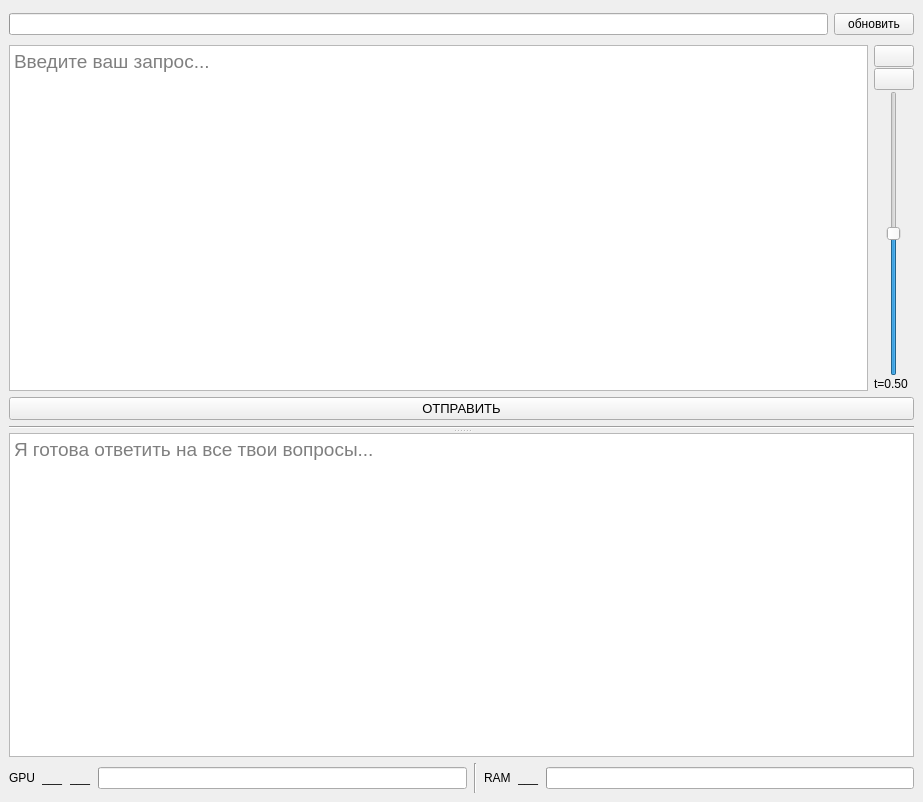
<?xml version="1.0" encoding="UTF-8"?>
<ui version="4.0">
 <class>GPT</class>
 <widget class="QMainWindow" name="GPT">
  <property name="geometry">
   <rect>
    <x>0</x>
    <y>0</y>
    <width>923</width>
    <height>802</height>
   </rect>
  </property>
  <property name="windowTitle">
   <string>GPT</string>
  </property>
  <widget class="QWidget" name="centralwidget">
   <layout class="QVBoxLayout" name="verticalLayout_2">
    <item>
     <widget class="QSplitter" name="splitter">
      <property name="autoFillBackground">
       <bool>false</bool>
      </property>
      <property name="orientation">
       <enum>Qt::Vertical</enum>
      </property>
      <property name="childrenCollapsible">
       <bool>true</bool>
      </property>
      <widget class="QWidget" name="widget_5" native="true">
       <property name="sizePolicy">
        <sizepolicy hsizetype="Preferred" vsizetype="Preferred">
         <horstretch>0</horstretch>
         <verstretch>0</verstretch>
        </sizepolicy>
       </property>
       <layout class="QGridLayout" name="gridLayout_3">
        <item row="3" column="0" colspan="2">
         <widget class="QPushButton" name="btnSend">
          <property name="font">
           <font>
            <pointsize>10</pointsize>
           </font>
          </property>
          <property name="text">
           <string>ОТПРАВИТЬ</string>
          </property>
         </widget>
        </item>
        <item row="1" column="0">
         <widget class="QTextEdit" name="inputPrompt">
          <property name="enabled">
           <bool>true</bool>
          </property>
          <property name="font">
           <font>
            <family>Ubuntu</family>
            <pointsize>14</pointsize>
           </font>
          </property>
          <property name="html">
           <string>&lt;!DOCTYPE HTML PUBLIC &quot;-//W3C//DTD HTML 4.0//EN&quot; &quot;http://www.w3.org/TR/REC-html40/strict.dtd&quot;&gt;
&lt;html&gt;&lt;head&gt;&lt;meta name=&quot;qrichtext&quot; content=&quot;1&quot; /&gt;&lt;style type=&quot;text/css&quot;&gt;
p, li { white-space: pre-wrap; }
&lt;/style&gt;&lt;/head&gt;&lt;body style=&quot; font-family:'Ubuntu'; font-size:14pt; font-weight:400; font-style:normal;&quot;&gt;
&lt;p style=&quot;-qt-paragraph-type:empty; margin-top:0px; margin-bottom:0px; margin-left:0px; margin-right:0px; -qt-block-indent:0; text-indent:0px; font-family:'MS Shell Dlg 2'; font-size:7.8pt;&quot;&gt;&lt;br /&gt;&lt;/p&gt;&lt;/body&gt;&lt;/html&gt;</string>
          </property>
          <property name="placeholderText">
           <string>Введите ваш запрос...</string>
          </property>
         </widget>
        </item>
        <item row="0" column="0" colspan="2">
         <widget class="QWidget" name="widget" native="true">
          <property name="minimumSize">
           <size>
            <width>0</width>
            <height>30</height>
           </size>
          </property>
          <property name="maximumSize">
           <size>
            <width>16777215</width>
            <height>30</height>
           </size>
          </property>
          <layout class="QHBoxLayout" name="horizontalLayout">
           <property name="leftMargin">
            <number>0</number>
           </property>
           <property name="topMargin">
            <number>0</number>
           </property>
           <property name="rightMargin">
            <number>0</number>
           </property>
           <property name="bottomMargin">
            <number>0</number>
           </property>
           <item>
            <widget class="QProgressBar" name="loadingProgressBar">
             <property name="minimumSize">
              <size>
               <width>0</width>
               <height>20</height>
              </size>
             </property>
             <property name="maximum">
              <number>1000</number>
             </property>
             <property name="value">
              <number>0</number>
             </property>
             <property name="textVisible">
              <bool>false</bool>
             </property>
             <property name="invertedAppearance">
              <bool>false</bool>
             </property>
            </widget>
           </item>
           <item>
            <widget class="QPushButton" name="reloadBtn">
             <property name="text">
              <string>обновить</string>
             </property>
            </widget>
           </item>
          </layout>
         </widget>
        </item>
        <item row="1" column="1">
         <widget class="QWidget" name="widget_3" native="true">
          <layout class="QVBoxLayout" name="verticalLayout">
           <property name="spacing">
            <number>1</number>
           </property>
           <property name="leftMargin">
            <number>0</number>
           </property>
           <property name="topMargin">
            <number>0</number>
           </property>
           <property name="rightMargin">
            <number>0</number>
           </property>
           <property name="bottomMargin">
            <number>0</number>
           </property>
           <item>
            <widget class="QPushButton" name="btnPastPrompt">
             <property name="statusTip">
              <string/>
             </property>
             <property name="whatsThis">
              <string>Вставить</string>
             </property>
             <property name="inputMethodHints">
              <set>Qt::ImhNone</set>
             </property>
             <property name="text">
              <string/>
             </property>
             <property name="icon">
              <iconset>
               <normaloff>../images/paste.png</normaloff>../images/paste.png</iconset>
             </property>
             <property name="iconSize">
              <size>
               <width>30</width>
               <height>30</height>
              </size>
             </property>
            </widget>
           </item>
           <item>
            <widget class="QPushButton" name="btnCopyPrompt">
             <property name="text">
              <string/>
             </property>
             <property name="icon">
              <iconset>
               <normaloff>../images/copy.png</normaloff>../images/copy.png</iconset>
             </property>
             <property name="iconSize">
              <size>
               <width>30</width>
               <height>30</height>
              </size>
             </property>
            </widget>
           </item>
           <item alignment="Qt::AlignHCenter">
            <widget class="QSlider" name="sliderTemperatureModel">
             <property name="maximum">
              <number>100</number>
             </property>
             <property name="value">
              <number>50</number>
             </property>
             <property name="orientation">
              <enum>Qt::Vertical</enum>
             </property>
            </widget>
           </item>
           <item>
            <widget class="QLabel" name="textTemperatureModel">
             <property name="text">
              <string>t=0.50</string>
             </property>
            </widget>
           </item>
          </layout>
         </widget>
        </item>
        <item row="4" column="0" colspan="2">
         <widget class="Line" name="line_2">
          <property name="orientation">
           <enum>Qt::Horizontal</enum>
          </property>
         </widget>
        </item>
       </layout>
      </widget>
      <widget class="QWidget" name="widget_4" native="true">
       <layout class="QGridLayout" name="gridLayout_2">
        <item row="0" column="0">
         <widget class="QTextBrowser" name="textResult">
          <property name="font">
           <font>
            <pointsize>14</pointsize>
           </font>
          </property>
          <property name="placeholderText">
           <string>Я готова ответить на все твои вопросы...</string>
          </property>
         </widget>
        </item>
        <item row="1" column="0">
         <widget class="QWidget" name="widget_2" native="true">
          <property name="minimumSize">
           <size>
            <width>0</width>
            <height>30</height>
           </size>
          </property>
          <layout class="QHBoxLayout" name="horizontalLayout_2">
           <property name="spacing">
            <number>7</number>
           </property>
           <property name="leftMargin">
            <number>0</number>
           </property>
           <property name="topMargin">
            <number>0</number>
           </property>
           <property name="rightMargin">
            <number>0</number>
           </property>
           <property name="bottomMargin">
            <number>0</number>
           </property>
           <item>
            <widget class="QLabel" name="label">
             <property name="text">
              <string>GPU</string>
             </property>
            </widget>
           </item>
           <item>
            <widget class="QLabel" name="textGPU">
             <property name="text">
              <string>___</string>
             </property>
             <property name="scaledContents">
              <bool>true</bool>
             </property>
            </widget>
           </item>
           <item>
            <widget class="QLabel" name="textTemperatureGPU">
             <property name="text">
              <string>___</string>
             </property>
            </widget>
           </item>
           <item>
            <widget class="QProgressBar" name="GPUprogressBar">
             <property name="maximum">
              <number>1000</number>
             </property>
             <property name="value">
              <number>0</number>
             </property>
             <property name="textVisible">
              <bool>false</bool>
             </property>
            </widget>
           </item>
           <item>
            <widget class="Line" name="line">
             <property name="orientation">
              <enum>Qt::Vertical</enum>
             </property>
            </widget>
           </item>
           <item>
            <widget class="QLabel" name="label_2">
             <property name="text">
              <string>RAM</string>
             </property>
            </widget>
           </item>
           <item>
            <widget class="QLabel" name="textRAM">
             <property name="text">
              <string>___</string>
             </property>
             <property name="scaledContents">
              <bool>true</bool>
             </property>
            </widget>
           </item>
           <item>
            <widget class="QProgressBar" name="RAMprogressBar">
             <property name="maximum">
              <number>1000</number>
             </property>
             <property name="value">
              <number>0</number>
             </property>
             <property name="textVisible">
              <bool>false</bool>
             </property>
            </widget>
           </item>
          </layout>
         </widget>
        </item>
       </layout>
      </widget>
     </widget>
    </item>
   </layout>
  </widget>
  <widget class="QMenuBar" name="menubar">
   <property name="geometry">
    <rect>
     <x>0</x>
     <y>0</y>
     <width>923</width>
     <height>26</height>
    </rect>
   </property>
  </widget>
 </widget>
 <resources/>
 <connections/>
</ui>
